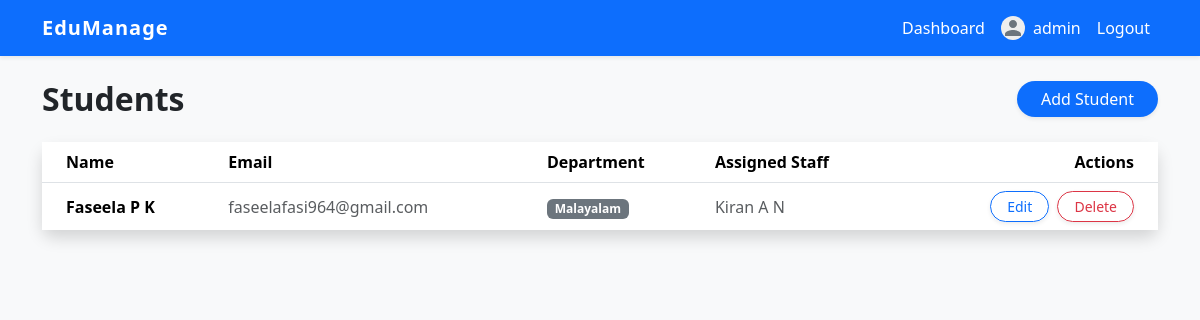
/students/ (signed in), run on the app's committed database.
### core/models.py (models this page shows, shortened)
class CustomUser(AbstractUser):
    ROLE_CHOICES = (
        ('Admin', 'Admin'),
        ('Staff', 'Staff'),
        ('Student', 'Student'),
    )
    role = models.CharField(max_length=10, choices=ROLE_CHOICES, default='Student')
    profile_picture = models.ImageField(upload_to='profile_pics/', blank=True, null=True)

class Student(models.Model):
    user = models.OneToOneField(CustomUser, on_delete=models.CASCADE, related_name='student_profile')
    department = models.ForeignKey(Department, on_delete=models.SET_NULL, null=True, blank=True)
    assigned_staff = models.ForeignKey(Staff, on_delete=models.SET_NULL, null=True, blank=True, related_name='assigned_students')

class Department(models.Model):
    name = models.CharField(max_length=100)
    description = models.TextField(blank=True, null=True)

class Staff(models.Model):
    user = models.OneToOneField(CustomUser, on_delete=models.CASCADE, related_name='staff_profile')
    department = models.ForeignKey(Department, on_delete=models.SET_NULL, null=True, blank=True)

### core/views.py (the view)
@login_required
@staff_required
def student_list(request):
    if request.user.role == 'Admin' or request.user.is_superuser:
        students = Student.objects.all()
    else:
        students = Student.objects.filter(department=request.user.staff_profile.department)
    return render(request, 'core/student_list.html', {'students': students})

### core/templates/core/student_list.html (shortened to what this page needs)
{% extends 'core/base.html' %}
{% block content %}
<div class="d-flex justify-content-between align-items-center mb-4">
    <h2 class="fw-bold mb-0">Students</h2>
    <a href="{% url 'student_create' %}" class="btn btn-primary shadow-sm rounded-pill px-4">Add Student</a>
</div>
<div class="card shadow border-0">
    <div class="card-body p-0">
        <table class="table table-hover table-borderless mb-0">
            <thead class="bg-light border-bottom">
                <tr>
                    <th class="ps-4">Name</th>
                    <th>Email</th>
                    <th>Department</th>
                    <th>Assigned Staff</th>
                    <th class="pe-4 text-end">Actions</th>
                </tr>
            </thead>
            <tbody>
                {% for student in students %}
                <tr>
                    <td class="ps-4 align-middle fw-bold">{{ student.user.get_full_name|default:student.user.username }}</td>
                    <td class="align-middle text-muted">{{ student.user.email }}</td>
                    <td class="align-middle">
                        <span class="badge bg-secondary">{{ student.department.name|default:"Not assigned" }}</span>
                    </td>
                    <td class="align-middle text-muted">{{ student.assigned_staff.user.get_full_name|default:"Not assigned" }}</td>
                    <td class="pe-4 text-end align-middle">
                        <a href="{% url 'student_update' student.user.pk %}" class="btn btn-sm btn-outline-primary shadow-sm rounded-pill px-3">Edit</a>
                        <a href="{% url 'student_delete' student.user.pk %}" class="btn btn-sm btn-outline-danger shadow-sm rounded-pill px-3 ms-1">Delete</a>
                    </td>
                </tr>
                {% empty %}
                <tr>
                    <td colspan="5" class="text-center py-5 text-muted fst-italic">No students found.</td>
                </tr>
                {% endfor %}
            </tbody>
        </table>
    </div>
</div>
{% endblock %}

### core/templates/core/base.html (shortened to what this page needs)
<!DOCTYPE html>
<html lang="en">
<head>
    <link href="https://cdn.jsdelivr.net/npm/bootstrap@5.3.2/dist/css/bootstrap.min.css" rel="stylesheet">
    {% load static %}
    <link href="{% static 'css/style.css' %}" rel="stylesheet">
</head>
<body>
    <nav class="navbar navbar-expand-lg navbar-dark bg-primary mb-4 shadow-sm">
        <div class="container">
            <a class="navbar-brand fw-bold" href="{% url 'index' %}">EduManage</a>
            <div class="collapse navbar-collapse" id="navbarNav">
                <ul class="navbar-nav ms-auto">
                    {% if user.is_authenticated %}
                        <li class="nav-item">
                            <a class="nav-link text-white" href="{% url 'index' %}">Dashboard</a>
                        </li>
                        <li class="nav-item">
                            <a class="nav-link text-white d-flex align-items-center" href="{% url 'profile' %}">
                                {% if user.profile_picture %}
                                    <img src="{{ user.profile_picture.url }}" alt="Profile" width="24" height="24" class="rounded-circle me-2" style="object-fit: cover;">
                                {% else %}
                                    <img src="{% static 'images/default_profile.svg' %}" alt="Profile" width="24" height="24" class="rounded-circle me-2" style="background-color: #eee;">
                                {% endif %}
                                {{ user.username }}
                            </a>
                        </li>
                        <li class="nav-item">
                            <form action="{% url 'logout' %}" method="post" class="d-inline">
                                <button type="submit" class="btn btn-link nav-link text-white text-decoration-none">Logout</button>
                            </form>
                        </li>
                    {% endif %}
                </ul>
            </div>
        </div>
    </nav>
    <div class="container">
        {% block content %}
        {% endblock %}
    </div>
</body>
</html>

### static/css/style.css (style rules this page uses)
.navbar-brand { letter-spacing: 1px; }
.card { border-radius: 12px; }

### core/templates/core/base.html (style rules this page uses)
body { background-color: #f8f9fa; font-family: 'Segoe UI', Tahoma, Geneva, Verdana, sans-serif; }
.card { border-radius: 12px; }
.btn-primary { background-color: #0d6efd; border: none; }

### data on the page
CustomUser: username "admin"
Student: user.get_full_name "Faseela P K", user.email "faseelafasi964@gmail.com", department.name "Malayalam", assigned_staff.user.get_full_name "Kiran A N"
